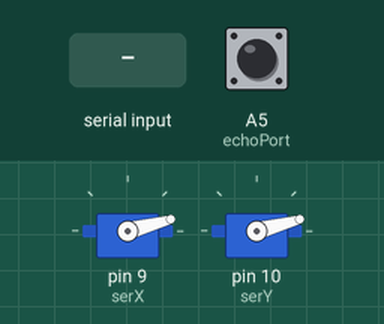
Recording of a sketch running on a simulated Arduino Uno, built with avr-gcc and run on an emulated ATmega328P. Parts: 2 × servo. Inputs (shaded band) come from the test bench; at power-on: A5 (echoPort) LOW. Random numbers use the default seed unless the sketch sets one; what the sketch prints to the serial monitor is not drawn.

Above: at 1.2 s.
1.3 s: "start" received over Serial
At 2.35 s:
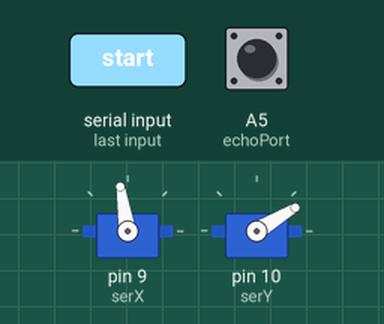
At 3.3 s:
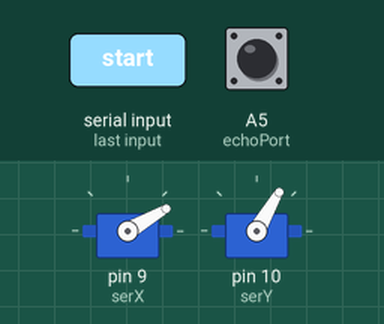
3.9 s: "stop" received over Serial
6.9 s: "90,45\n" received over Serial
At 7.95 s:
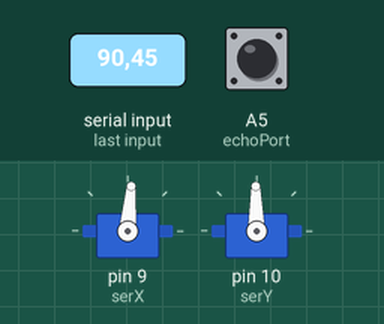
9.5 s: "30,150\n" received over Serial
11.0 s: A5 (echoPort) pulsed HIGH 2 times (0.12 s each, 0.3 s apart)
At 12.47 s:
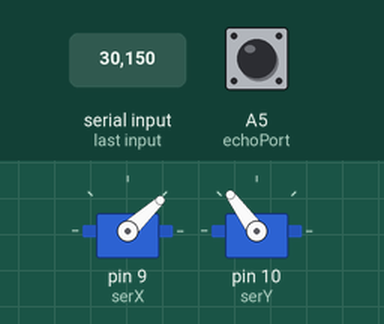
17.0 s: "(90, 45)\n" received over Serial
Timing chart, 0 to 23.8 s (numbered marks = the images above; inputs shaded):
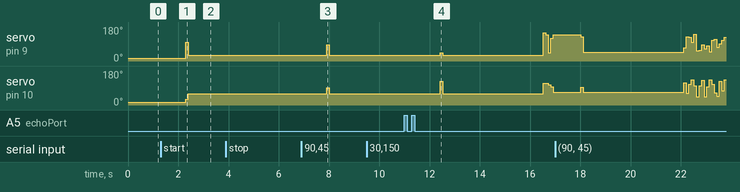

Measured:
- after the input at 1.3 s, servo on pin 9 (serX): 15° → 99° after 1.0 s, → 30° 0.10 s later; servo on pin 10 (serY): 15° → 31° after 1.0 s, → 60° 0.10 s later
- after the input at 3.9 s, every drawn part: stays the same
- after the input at 6.9 s, servo on pin 9 (serX): 30° → 85° after 1.0 s, → 30° 0.10 s later; servo on pin 10 (serY): 60° → 91° after 1.0 s, → 60° 0.10 s later
- after the input at 9.5 s, every drawn part: stays the same

The sketch:

leo.ino
```cpp
#include <Servo.h>

int triggerPort=A3;    // Il trigger viene collegato alla porta A3 .
int echoPort = A5;     // il sensore echo viene collegato alla porta A5 .

int distanza;

Servo serX;
Servo serY;

String msg, oldMsg;
char messaggio[10];

int X, angX;
int Y, angY;

boolean go = false;

void setup() {
Serial.begin(9600); // set the baud rate

  serX.attach(9);
  serY.attach(10);

  serX.write(90);
  serY.write(90);

  serX.writeMicroseconds(700);
  serY.writeMicroseconds(700);

}
void loop() {


  if(Serial.available()) {

    msg = Serial.readString();
    if(msg.equals("start")){
      go = true;
      }
    if(msg.equals("stop")){
      go = false;
      }
    }


  if (go == true) muoviRand();

  if (msg!=oldMsg) {

      Serial.print(msg);
      Serial.println("  ack");
      msg.toCharArray(messaggio, 10);

      sscanf (messaggio,"(%d, %d)", &X, &Y);

      angX = map (X, 0, 640, 30, 150);
      angY = map (Y, 0, 420, 60, 130);

      serX.write(angX);
      serY.write(angY);

      delay(3000);
      oldMsg=msg;

      distanza = dist();
      Serial.println("D.");
      Serial.print(distanza);
  }


//delay(900); // delay for 1/10 of a second
}
```

functions.ino
```cpp
  // la funzione dist() restituisce un valore booleano TRUE se rileva un ostacolo a distanza maggiore di 30cm

  int dist(){

  int distMax = 30;
  int trovato = false;

  digitalWrite (triggerPort, HIGH);   // attraverso il trigger inizia a emettere onde
  delayMicroseconds(10);              // per dieci millisecondi
  digitalWrite(triggerPort,LOW);      // e si ferma

  //attraverso la funzione pulseIn acquisiamo il segnale tramite il sensore
  long duration =pulseIn(echoPort, HIGH);


  //calcoliamo la distanza
  long int distanza = 0.036 * duration /2;


//stampiamo sul monitor seriale la durata del segnale e la distanza ottenuta
//  Serial.print(" durata: ");
//  Serial.println(duration);
//  Serial.print(" distanza: ");


//segnaliamo se la distanza è fuori dalla portata dello strumento
  if (duration >38000) {
          Serial.println("fuori portata");

  }else {
//	   Serial.print("D")
//           Serial.print(distanza);
//           Serial.println ("cm");
//           Serial.println (" ");
         }

//evitiamo una divisione per zero, sostituendo lo zero con 1000
if (duration == 0)
   duration == 1000;

//calcoliamo la distanza in centimetri
   long int rval = microsecondsToCentimeters(duration);


 return rval;

}

long microsecondsToCentimeters(long microseconds)
  {
   int cmconv = 59;
   return microseconds / cmconv;
  }

void muoviRand() {

      int j=random(0,420);
      int i=random(0,640);

      angX = map (i, 0, 640, 30, 150);
      angY = map (j, 0, 420, 30, 140);

      serX.write(angX);
      serY.write(angY);

      delay(100);

}
```
